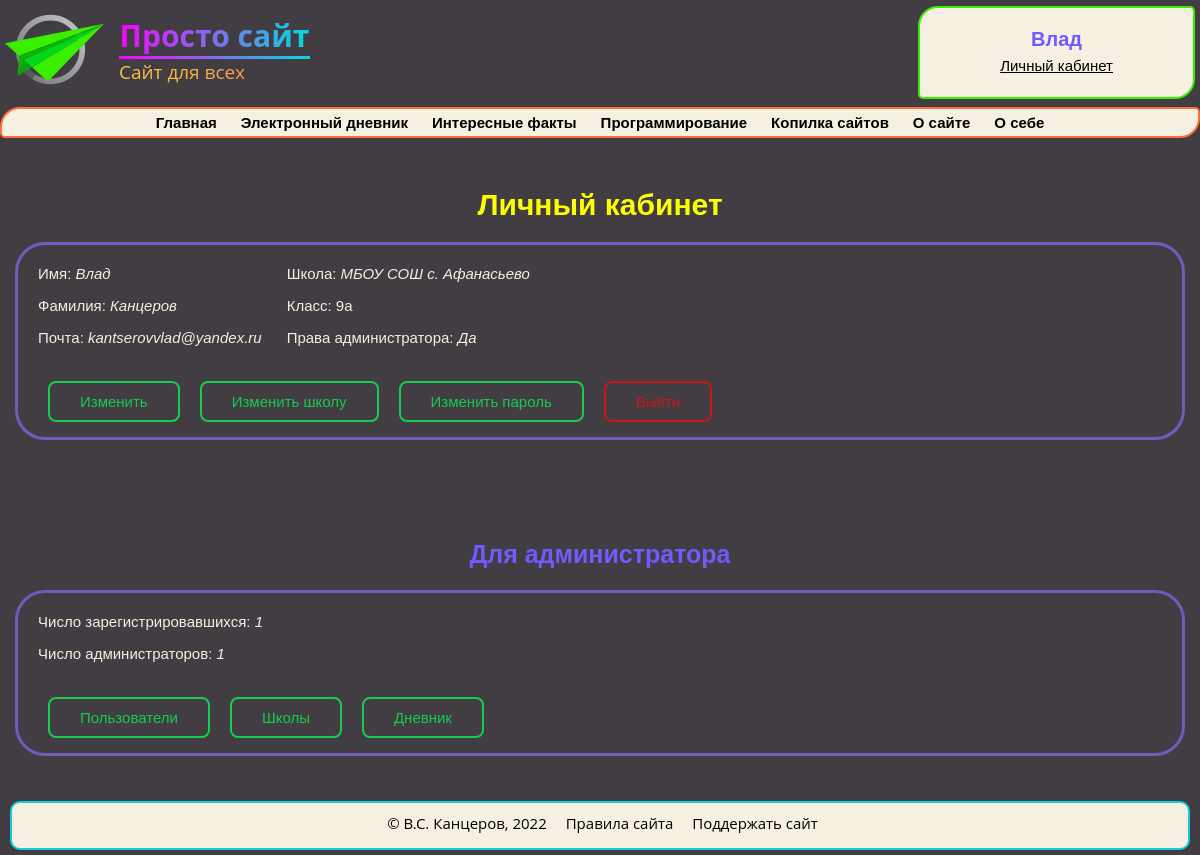
/personal (signed in), run on an earlier commit of the app's database.
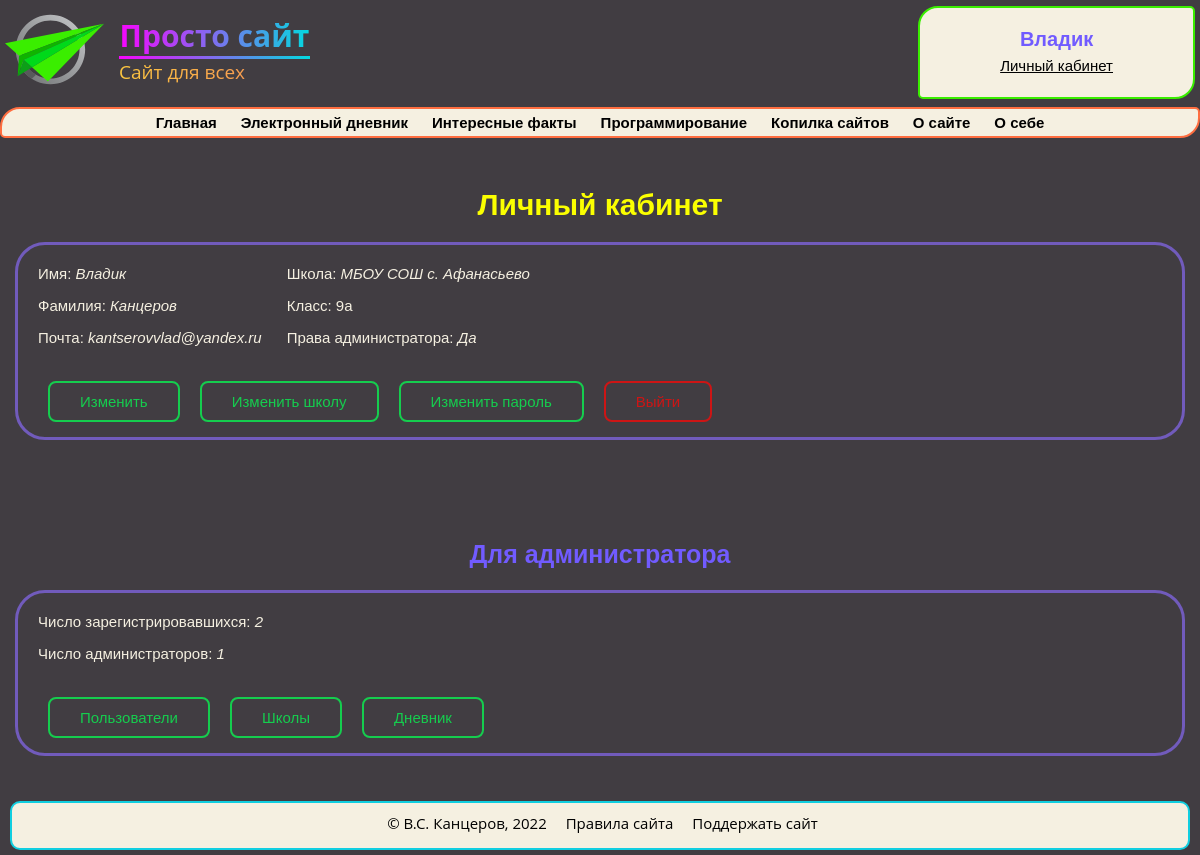
And on a later commit of the database.
### data/users.py (models this page shows, shortened)
class User(SqlAlchemyBase, UserMixin):
    __tablename__ = 'users'
    id = sqlalchemy.Column(sqlalchemy.Integer, primary_key=True, autoincrement=True)
    name = sqlalchemy.Column(sqlalchemy.String, nullable=False)
    surname = sqlalchemy.Column(sqlalchemy.String, nullable=True)
    class_n_id = sqlalchemy.Column(sqlalchemy.Integer, sqlalchemy.ForeignKey("class_n.id"), nullable=True)
    school_id = sqlalchemy.Column(sqlalchemy.Integer, sqlalchemy.ForeignKey("schools.id"), nullable=True)
    email = sqlalchemy.Column(sqlalchemy.String,
                              index=True, unique=True, nullable=False)
    admin = sqlalchemy.Column(sqlalchemy.Boolean, default=False)
    hashed_password = sqlalchemy.Column(sqlalchemy.String, nullable=False)

### main.py (the view)
@app.route('/personal')
def personal_account():
    if current_user.is_authenticated:
        db_sess = db_session.create_session()
        school = db_sess.query(School).filter(current_user.school_id == School.id).first()
        class_n = db_sess.query(Classes).filter(current_user.class_n_id == Classes.id).first()
        if school is not None:
            school = school.name
        if class_n is not None:
            class_n = class_n.name
        if current_user.admin:
            info = list()
            info.append(('Число зарегистрировавшихся', len(db_sess.query(User).all())))
            info.append(('Число администраторов', len(db_sess.query(User).filter(User.admin).all())))
            return render_template('personal.html', school=school, class_n=class_n, info=info)
        return render_template('personal.html', school=school, class_n=class_n)
    return redirect('/')

### data/db_session.py (called while the page is built)
def create_session() -> Session:
    global __factory
    return __factory()

### main.py (called while the page is built)
@login_manager.user_loader
def load_user(user_id):
    db_sess = db_session.create_session()
    return db_sess.query(User).get(user_id)

### templates/personal.html (shortened to what this page needs)
{% extends 'base.html' %}
{% block body %}
<h1>Личный кабинет</h1>
<div class="personal">
    <div class="div-flex">
        <div class="block-info">
            <p>Имя: <i>{{ current_user.name }}</i></p>
            <p>Фамилия: <i>{{ current_user.surname }}</i></p>
            <p>Почта: <i>{{ current_user.email }}</i></p>
        </div>
        <div class="block-info">
            {% if current_user.school_id %}
            <p>Школа: <i>{{ school }}</i></p>
            {% else %}
            <p>Школа: <i>Не указана</i></p>
            {% endif %}
            {% if current_user.class_n_id %}
            <p>Класс: {{ class_n }}</p>
            {% else %}
            <p>Класс: <i>Не указан</i></p>
            {% endif %}
            {% if current_user.admin %}
            <p>Права администратора: <i>Да</i></p>
            {% else %}
            <p>Права администратора: <i>Нет</i></p>
            {% endif %}
        </div>
    </div>
    <div class="div-flex">
        <a class="shine-button" href="/change/info">Изменить</a>
        {% if current_user.school_id %}
        <a class="shine-button" href="/set/school">Изменить школу</a>
        {% else %}
        <a class="shine-button" href="/set/school">Добавить школу</a>
        {% endif %}
        <a class="shine-button" href="/change/password">Изменить пароль</a>
        <a class="shine-button-red" href="/logout">Выйти</a>
    </div>
</div>
{% if current_user.admin %}
<h2>Для администратора</h2>
<div class="personal">
    <div class="div-flex">
        <div class="block-info">
            {% for i in info %}
            <p> {{ i[0] }}: <i>{{i[1]}}</i></p>
            {% endfor %}
        </div>
    </div>
    <div class="div-flex">
        <a class="shine-button" href="/users">Пользователи</a>
        <a class="shine-button" href="/schools">Школы</a>
        <a class="shine-button" href="#">Дневник</a>
    </div>
</div>
{% endif %}
{% endblock %}

### templates/base.html (shortened to what this page needs)
<!DOCTYPE html>
<html lang="ru">
<head>
    <link type="text/css" rel="stylesheet" href="{{ url_for('static', filename='css/main.css') }}"/>
</head>
<body>
<header id="header" class="header">
    <a href="/" id="logo" class="logo">
        <img src="../static/logo.svg"/>
        <div class="logo-text">
            <h1>Просто сайт</h1>
            <hr>
            <p>Сайт для всех</p>
        </div>
    </a>
    <div id="authorization" class="authorization">
        {% if current_user.is_authenticated %}
            <a href="/logout" class="empty_a">
                <h1> {{ current_user.name }} </h1>
            </a>
            <a href="/personal" class="empty_a">
                <p> Личный кабинет </p>
            </a>
        {% endif %}
    </div>
</header>
<section>
    <div id="nav">
        <ul class="menu animate__animated notshow" id="navbar">
            <a href="#">
                <li class="li1">Главная</li>
            </a>
            <a href="#">
                <li class="li1">Электронный дневник</li>
            </a>
            <a href="#">
                <li class="li1">Интересные факты</li>
            </a>
            <a href="#">
                <li class="li1">Программирование</li>
            </a>
            <a href="#">
                <li class="li1">Копилка сайтов</li>
            </a>
            <a href="#">
                <li class="li1">О сайте</li>
            </a>
            <a href="#">
                <li class="li1">О себе</li>
            </a>
        </ul>
    </div>
</section>
{% block body %}{% endblock %}
<footer id="footer" class="footer">
    <p>© В.С. Канцеров, 2022</p>
    <a href="#">Правила сайта </a>
    <a href="#">Поддержать сайт</a>
</footer>
</body>
</html>

What changed in the data, as far as the page shows it:
changed User "Канцеров": name "Влад" → "Владик"
Also different on the page:
new list line: "Число зарегистрировавшихся : 2"
list line gone: "Число зарегистрировавшихся : 1"
